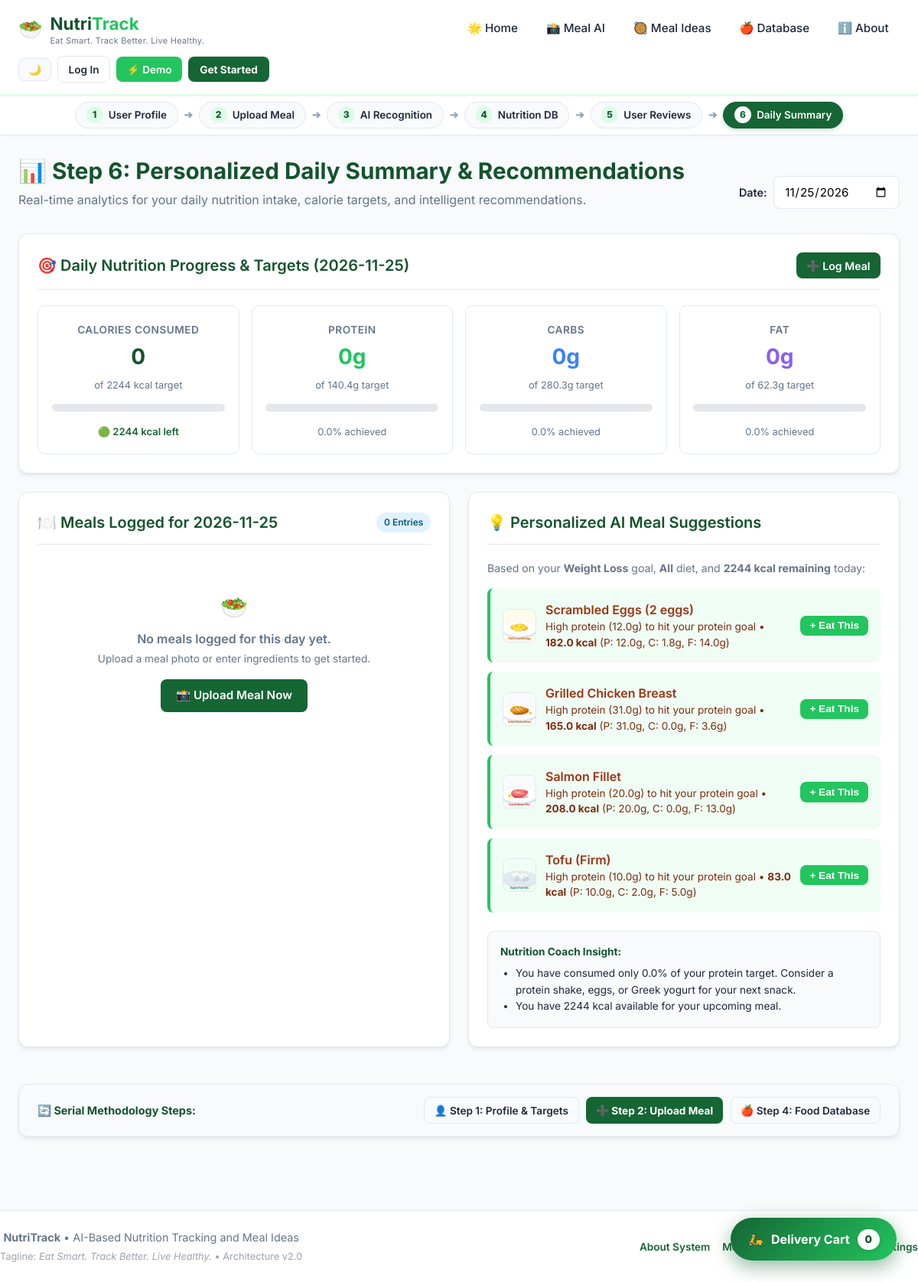
Page /summary on the committed database.
### tables this page shows
CREATE TABLE user_profiles (
            id INTEGER PRIMARY KEY AUTOINCREMENT,
            user_id INTEGER UNIQUE NOT NULL,
            name TEXT NOT NULL DEFAULT 'User',
            age INTEGER NOT NULL DEFAULT 25,
            gender TEXT NOT NULL DEFAULT 'male',
            height_cm REAL NOT NULL DEFAULT 175.0,
            weight_kg REAL NOT NULL DEFAULT 70.0,
            activity_level TEXT NOT NULL DEFAULT 'moderately_active',
            goal TEXT NOT NULL DEFAULT 'maintenance',
            diet_preference TEXT NOT NULL DEFAULT 'all',
            allergies TEXT DEFAULT '',
            daily_calorie_target REAL NOT NULL DEFAULT 2000.0,
            daily_protein_target REAL NOT NULL DEFAULT 120.0,
            daily_carb_target REAL NOT NULL DEFAULT 250.0,
            daily_fat_target REAL NOT NULL DEFAULT 60.0,
            updated_at TIMESTAMP DEFAULT CURRENT_TIMESTAMP,
            FOREIGN KEY (user_id) REFERENCES users(id) ON DELETE CASCADE
        );

CREATE TABLE foods (
            id INTEGER PRIMARY KEY AUTOINCREMENT,
            name TEXT UNIQUE NOT NULL,
            category TEXT NOT NULL,
            serving_size REAL NOT NULL DEFAULT 100.0,
            serving_unit TEXT NOT NULL DEFAULT 'g',
            calories REAL NOT NULL,
            protein REAL NOT NULL,
            carbs REAL NOT NULL,
            fat REAL NOT NULL,
            fiber REAL NOT NULL DEFAULT 0.0,
            diet_type TEXT NOT NULL DEFAULT 'all'
        , image_url TEXT, is_snack INTEGER DEFAULT 0, price REAL DEFAULT 99.0);

### app.py (the view)
@app.route("/summary", methods=["GET"])
def summary_view():
    user_id = session.get("user_id", 1)
    selected_date = request.args.get("date", date.today().isoformat())
    profile = database.get_profile(user_id=user_id)
    summary = database.get_daily_summary(selected_date, user_id=user_id)
    suggestions = database.get_personalized_suggestions(selected_date)
    return render_template(
        "summary.html",
        profile=profile,
        summary=summary,
        suggestions=suggestions,
        selected_date=selected_date,
        active_page="summary"
    )

### templates/summary.html (shortened to what this page needs)
{% extends "base.html" %}
{% block content %}
<div class="page-header" style="display: flex; justify-content: space-between; align-items: flex-end; flex-wrap: wrap; gap: 1rem;">
    <div>
        <h1>📊 Step 6: Personalized Daily Summary & Recommendations</h1>
        <p>Real-time analytics for your daily nutrition intake, calorie targets, and intelligent recommendations.</p>
    </div>
    <form method="GET" action="{{ url_for('summary_view') }}" style="display: flex; gap: 0.5rem; align-items: center;">
        <label for="date_picker" style="font-size: 0.9rem; font-weight: 600;">Date:</label>
        <input type="date" id="date_picker" name="date" value="{{ selected_date }}" class="form-control" style="width: auto;" onchange="this.form.submit()">
    </form>
</div>
<div class="card">
    <div class="card-header">
        <h2 class="card-title">🎯 Daily Nutrition Progress & Targets ({{ selected_date }})</h2>
        <a href="{{ url_for('upload_view') }}" class="btn btn-primary" style="padding: 0.4rem 0.85rem; font-size: 0.88rem;">
            ➕ Log Meal
        </a>
    </div>
    <div class="grid-4">
        <div class="metric-box">
            <span class="metric-label">Calories Consumed</span>
            <div class="metric-value">{{ summary.total_calories|round|int }}</div>
            <span class="metric-sub">of {{ summary.target_calories|round|int }} kcal target</span>
            <div class="progress-container">
                <div class="progress-bar-bg">
                </div>
            </div>
            <span style="font-size: 0.82rem; font-weight: 600;">
                {% if summary.is_surplus %}
                    <span style="color: #dc2626;">⚠️ {{ summary.surplus_calories }} kcal surplus</span>
                {% else %}
                    <span style="color: var(--primary);">🟢 {{ summary.remaining_calories|round|int }} kcal left</span>
                {% endif %}
            </span>
        </div>
        <div class="metric-box">
            <span class="metric-label">Protein</span>
            <div class="metric-value" style="color: var(--secondary);">{{ summary.total_protein|round(1) }}g</div>
            <span class="metric-sub">of {{ summary.target_protein|round(1) }}g target</span>
            <div class="progress-container">
                <div class="progress-bar-bg">
                </div>
            </div>
            <span style="font-size: 0.8rem; color: var(--text-muted);">
                {{ summary.protein_pct }}% achieved
            </span>
        </div>
        <div class="metric-box">
            <span class="metric-label">Carbs</span>
            <div class="metric-value" style="color: #3b82f6;">{{ summary.total_carbs|round(1) }}g</div>
            <span class="metric-sub">of {{ summary.target_carbs|round(1) }}g target</span>
            <div class="progress-container">
                <div class="progress-bar-bg">
                </div>
            </div>
            <span style="font-size: 0.8rem; color: var(--text-muted);">
                {{ summary.carb_pct }}% achieved
            </span>
        </div>
        <div class="metric-box">
            <span class="metric-label">Fat</span>
            <div class="metric-value" style="color: #8b5cf6;">{{ summary.total_fat|round(1) }}g</div>
            <span class="metric-sub">of {{ summary.target_fat|round(1) }}g target</span>
            <div class="progress-container">
                <div class="progress-bar-bg">
                </div>
            </div>
            <span style="font-size: 0.8rem; color: var(--text-muted);">
                {{ summary.fat_pct }}% achieved
            </span>
        </div>
    </div>
</div>
<div class="grid-2">
    <div class="card">
        <div class="card-header">
            <h2 class="card-title">🍽️ Meals Logged for {{ selected_date }}</h2>
            <span class="badge badge-all">{{ summary.logs|length }} entries</span>
        </div>
        {% if summary.logs %}
            {% for meal_cat, items in summary.meals_by_type.items() %}
                {% if items %}
                <div style="margin-bottom: 1.25rem;">
                    <h3 style="font-size: 1.05rem; color: var(--primary-dark); border-bottom: 1px dashed var(--border); padding-bottom: 0.35rem; margin-bottom: 0.6rem; display: flex; justify-content: space-between;">
                        <span>{{ meal_cat }}</span>
                        <span style="font-size: 0.85rem; color: var(--text-muted); font-weight: normal;">
                            {{ items|sum(attribute='calories')|round(1) }} kcal
                        </span>
                    </h3>
                    {% for item in items %}
                    <div style="display: flex; justify-content: space-between; align-items: center; padding: 0.6rem 0; border-bottom: 1px solid #f1f5f9; gap: 0.75rem;">
                        <div style="display: flex; align-items: center; gap: 0.75rem; flex: 1;">
                            <img src="{{ item.image_path or url_for('static', filename='images/meals/dal_rice.svg') }}"
                                 alt="{{ item.food_name }}"
                                 style="width: 44px; height: 44px; border-radius: 8px; object-fit: cover; background: #f8fafc; border: 1px solid #e2e8f0; flex-shrink: 0;"
                                 onerror="this.onerror=null; this.src='/static/images/meals/dal_rice.svg';">
                            <div>
                                <strong>{{ item.food_name }}</strong>
                                <div style="font-size: 0.82rem; color: var(--text-muted);">
                                    {{ item.quantity }} &times; {{ item.unit }} &bull; P: {{ item.protein }}g, C: {{ item.carbs }}g, F: {{ item.fat }}g
                                </div>
                            </div>
                        </div>
                        <div style="display: flex; align-items: center; gap: 0.5rem; flex-wrap: wrap;">
                            <span style="font-weight: 700; color: var(--primary-dark); font-size: 0.95rem;">
                                {{ item.calories }} kcal
                            </span>
                            <form method="POST" action="{{ url_for('edit_meal_log_view', log_id=item.id) }}" style="display: inline-flex; align-items: center; gap: 0.2rem;">
                                <input type="hidden" name="date" value="{{ selected_date }}">
                                <input type="number" name="quantity" value="{{ item.quantity }}" step="0.1" min="0.1" max="20" style="width: 54px; padding: 2px 4px; font-size: 0.8rem; border: 1px solid var(--border); border-radius: 4px; text-align: center;" title="Edit quantity">
                                <button type="submit" class="btn btn-outline" style="padding: 2px 6px; font-size: 0.78rem; border-radius: 4px;" title="Save updated portion">💾</button>
                            </form>
                            <form method="POST" action="{{ url_for('delete_meal_log_view', log_id=item.id) }}" onsubmit="return confirm('Remove this food from your diary?');">
                                <input type="hidden" name="date" value="{{ selected_date }}">
                                <button type="submit" class="btn-danger-sm" title="Delete entry">&times;</button>
                            </form>
                        </div>
                    </div>
                    {% endfor %}
                </div>
                {% endif %}
            {% endfor %}
        {% else %}
            <div style="text-align: center; padding: 2.5rem 1rem; color: var(--text-muted);">
                <p style="font-size: 1.8rem; margin-bottom: 0.5rem;">🥗</p>
                <p style="font-weight: 600; margin-bottom: 0.25rem;">No meals logged for this day yet.</p>
                <p style="font-size: 0.85rem; margin-bottom: 1rem;">Upload a meal photo or enter ingredients to get started.</p>
                <a href="{{ url_for('upload_view') }}" class="btn btn-primary">📸 Upload Meal Now</a>
            </div>
        {% endif %}
    </div>
    <div class="card">
        <div class="card-header">
            <h2 class="card-title">💡 Personalized AI Meal Suggestions</h2>
        </div>
        <p style="font-size: 0.88rem; color: var(--text-muted); margin-bottom: 1rem;">
            Based on your <strong>{{ profile.goal.replace('_', ' ').title() }}</strong> goal,
            <strong>{{ profile.diet_preference.title() }}</strong> diet, and
            <strong>{{ summary.remaining_calories|round|int }} kcal remaining</strong> today:
        </p>
        {% for item in suggestions %}
        <div class="suggestion-card" style="display: flex; align-items: center; justify-content: space-between; gap: 0.75rem;">
            <div style="display: flex; align-items: center; gap: 0.75rem; flex: 1;">
                <img src="{{ item.food.image_url or url_for('static', filename='images/meals/dal_rice.svg') }}"
                     alt="{{ item.food.name }}"
                     style="width: 44px; height: 44px; border-radius: 8px; object-fit: cover; background: #f8fafc; border: 1px solid #e2e8f0; flex-shrink: 0;"
                     onerror="this.onerror=null; this.src='/static/images/meals/dal_rice.svg';">
                <div>
                    <div class="suggestion-title">{{ item.food.name }}</div>
                    <div class="suggestion-desc">
                        {{ item.reason }} &bull;
                        <strong>{{ item.food.calories }} kcal</strong>
                        (P: {{ item.food.protein }}g, C: {{ item.food.carbs }}g, F: {{ item.food.fat }}g)
                    </div>
                </div>
            </div>
            <form method="POST" action="{{ url_for('quick_log_view') }}">
                <button type="submit" class="btn btn-secondary" style="padding: 0.35rem 0.75rem; font-size: 0.85rem;">
                    + Eat This
                </button>
            </form>
        </div>
        {% endfor %}
        <div style="margin-top: 1.5rem; background: var(--bg-light); border-radius: 8px; padding: 1rem; font-size: 0.85rem; color: var(--text-dark); border: 1px solid var(--border);">
            <strong style="color: var(--primary-dark);">Nutrition Coach Insight:</strong>
            <ul style="margin-left: 1.25rem; margin-top: 0.5rem; line-height: 1.6;">
                {% if summary.protein_pct < 60 %}
                    <li>You have consumed only {{ summary.protein_pct }}% of your protein target. Consider a protein shake, eggs, or Greek yogurt for your next snack.</li>
                {% else %}
                    <li>Great job on your protein intake today! You are on track for muscle preservation and recovery.</li>
                {% endif %}
                {% if summary.remaining_calories < 0 %}
                    <li>You have exceeded your calorie target by {{ (summary.remaining_calories * -1)|round|int }} kcal today. Balance this out tomorrow with lighter meals.</li>
                {% else %}
                    <li>You have {{ summary.remaining_calories|round|int }} kcal available for your upcoming meal.</li>
                {% endif %}
            </ul>
        </div>
    </div>
</div>
<div class="card" style="margin-top: 1.5rem; background: #f8fafc; border: 1px solid var(--border); padding: 1rem 1.5rem;">
    <div style="display: flex; justify-content: space-between; align-items: center; flex-wrap: wrap; gap: 1rem;">
        <span style="font-size: 0.9rem; font-weight: 700; color: var(--primary-dark);">
            🔄 Serial Methodology Steps:
        </span>
        <div style="display: flex; gap: 0.6rem; flex-wrap: wrap;">
            <a href="{{ url_for('profile_view') }}" class="btn btn-outline" style="font-size: 0.85rem; padding: 0.4rem 0.8rem;">
                👤 Step 1: Profile & Targets
            </a>
            <a href="{{ url_for('upload_view') }}" class="btn btn-primary" style="font-size: 0.85rem; padding: 0.4rem 0.8rem; font-weight: 700;">
                ➕ Step 2: Upload Meal
            </a>
            <a href="{{ url_for('database_view') }}" class="btn btn-outline" style="font-size: 0.85rem; padding: 0.4rem 0.8rem;">
                🍎 Step 4: Food Database
            </a>
        </div>
    </div>
</div>
{% endblock %}

### rows in the picture
user_profiles: target_calories "2244", target_protein "140.4", target_carbs "280.3", target_fat "62.3", goal.replace "Weight Loss", diet_preference "All"
foods: food (picture), food.name "Scrambled Eggs (2 eggs)", food.calories "182.0", food.protein "12.0", food.carbs "1.8", food.fat "14.0"
foods: food (picture), food.name "Grilled Chicken Breast", food.calories "165.0", food.protein "31.0", food.carbs "0.0", food.fat "3.6"
foods: food (picture), food.name "Salmon Fillet", food.calories "208.0", food.protein "20.0", food.carbs "0.0", food.fat "13.0"
foods: food (picture), food.name "Tofu (Firm)", food.calories "83.0", food.protein "10.0", food.carbs "2.0", food.fat "5.0"

### other values in the picture
{{ selected_date }} "2026-11-25"
{{ summary.total_calories|round|int }} "0"
{{ summary.remaining_calories|round|int }} "2244"
{{ summary.total_protein|round(1) }} "0"
{{ summary.protein_pct }} "0.0"
{{ summary.total_carbs|round(1) }} "0"
{{ summary.carb_pct }} "0.0"
{{ summary.total_fat|round(1) }} "0"
{{ summary.fat_pct }} "0.0"
{{ summary.logs|length }} "0"
{{ item.reason }} "High protein (12.0g) to hit your protein goal" "High protein (31.0g) to hit your protein goal" "High protein (20.0g) to hit your protein goal" "High protein (10.0g) to hit your protein goal"
